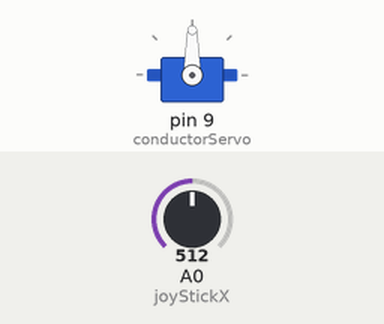
Recording of a sketch running on a simulated Arduino Uno, built with avr-gcc and run on an emulated ATmega328P. On the bench: servo. Inputs (shaded band) come from the test bench; at power-on: A0 (joyStickX) = 512.

Above: at 1.2 s.
1.3 s: A0 (joyStickX) set to 716
At 1.9 s:
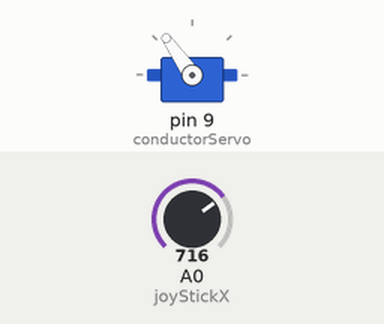
2.8 s: A0 (joyStickX) set to 900
At 4.0 s:
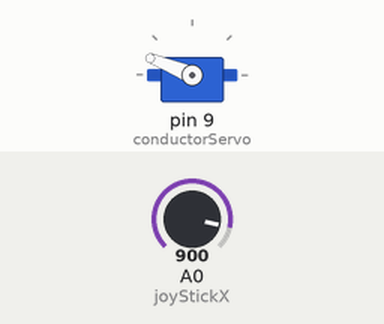
4.3 s: A0 (joyStickX) set to 1023
At 5.4 s:
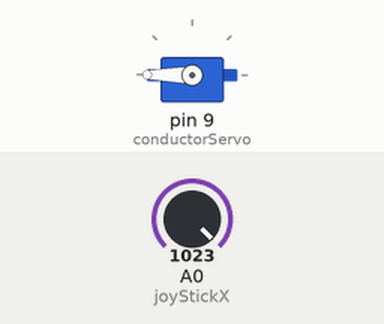
5.8 s: A0 (joyStickX) set to 306
At 6.3 s:
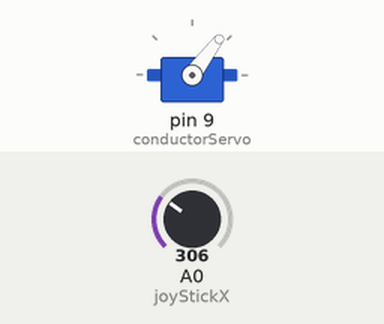
7.3 s: A0 (joyStickX) set to 122
At 7.7 s:
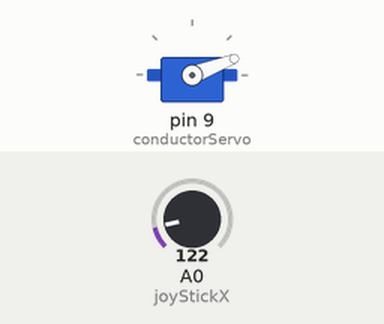
Timing chart, 0 to 9.8 s (numbered marks = the images above; inputs shaded):
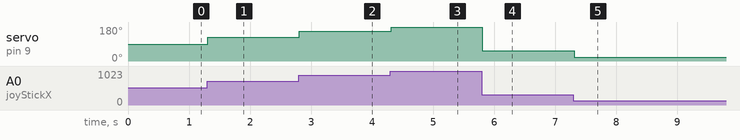

Measured:
- after the input at 1.3 s, servo on pin 9 (conductorServo): 90° → 125° at once
- after the input at 2.8 s, servo on pin 9 (conductorServo): 125° → 158° at once
- after the input at 4.3 s, servo on pin 9 (conductorServo): 158° → 180° at once
- after the input at 5.8 s, servo on pin 9 (conductorServo): 180° → 53° at once
- after the input at 7.3 s, servo on pin 9 (conductorServo): 53° → 21° at once

The sketch:

arduino_servo.ino
```cpp
#include <Servo.h>

Servo conductorServo;

const int joyStickX = A0;
int joyStickNum = 0;
int servoAngle = 0;

void setup() {
  conductorServo.attach(9);
}

void loop() {
  joyStickNum = analogRead(joyStickX);

  servoAngle = map(joyStickNum, 0, 1023, 0, 180);

  conductorServo.write(servoAngle);

  delay(15);
}
```
